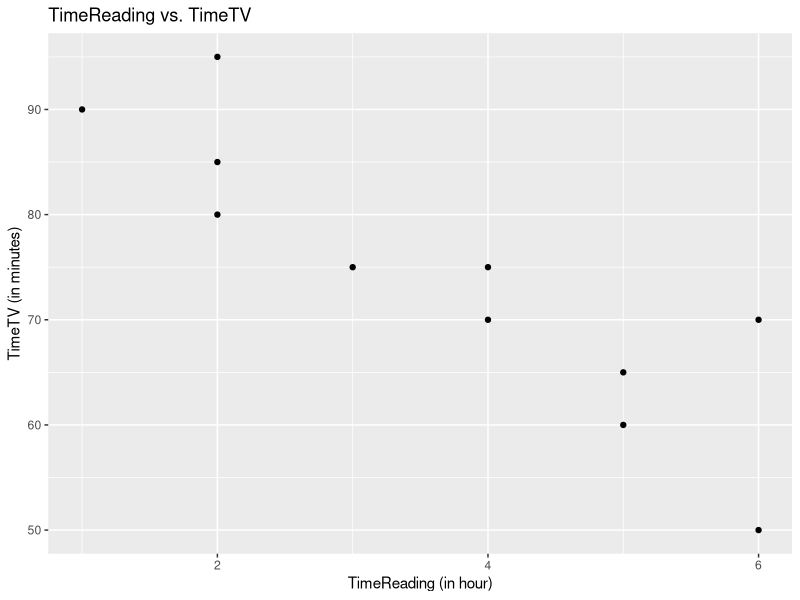
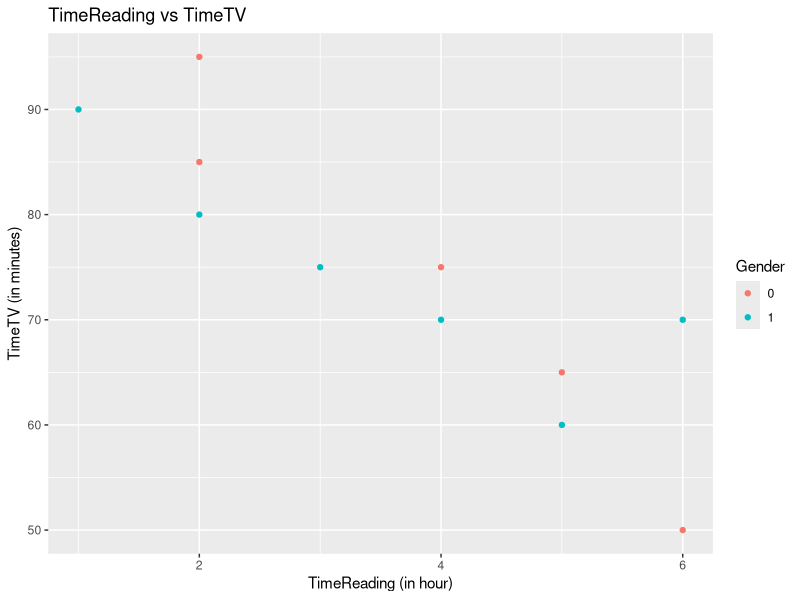
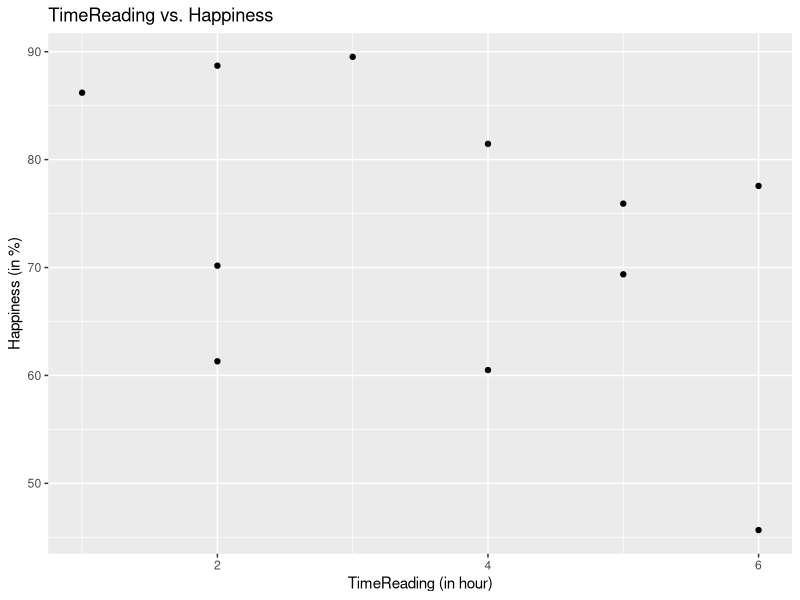
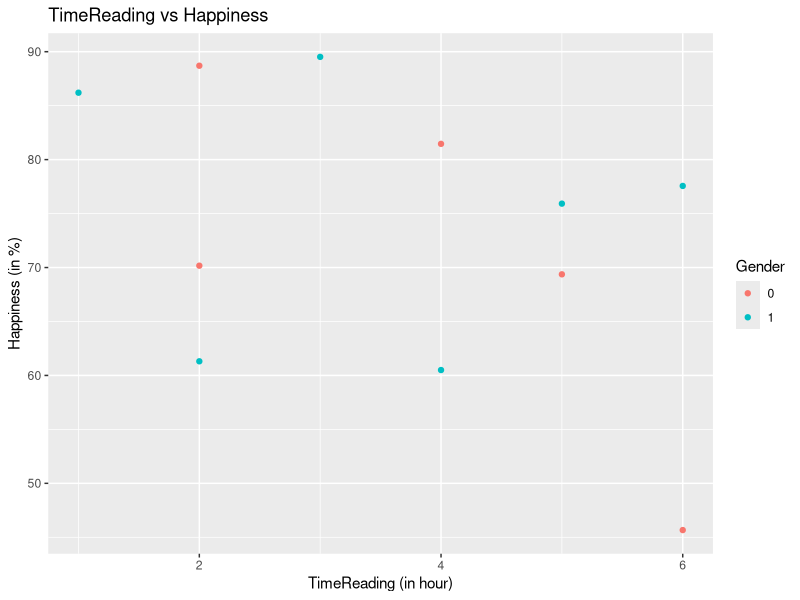
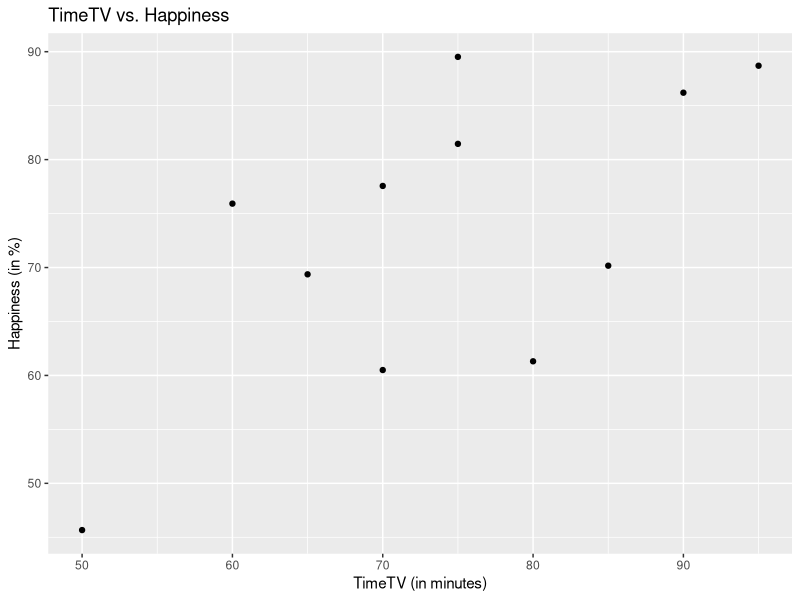
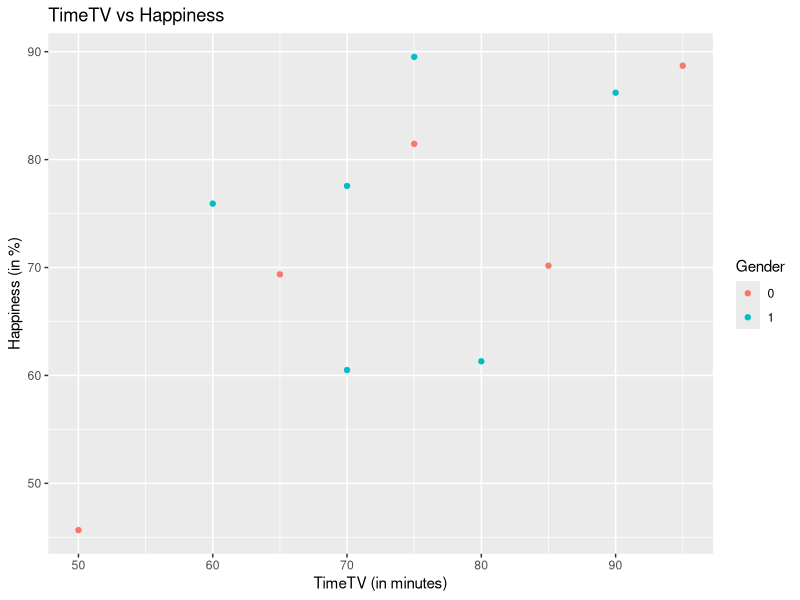
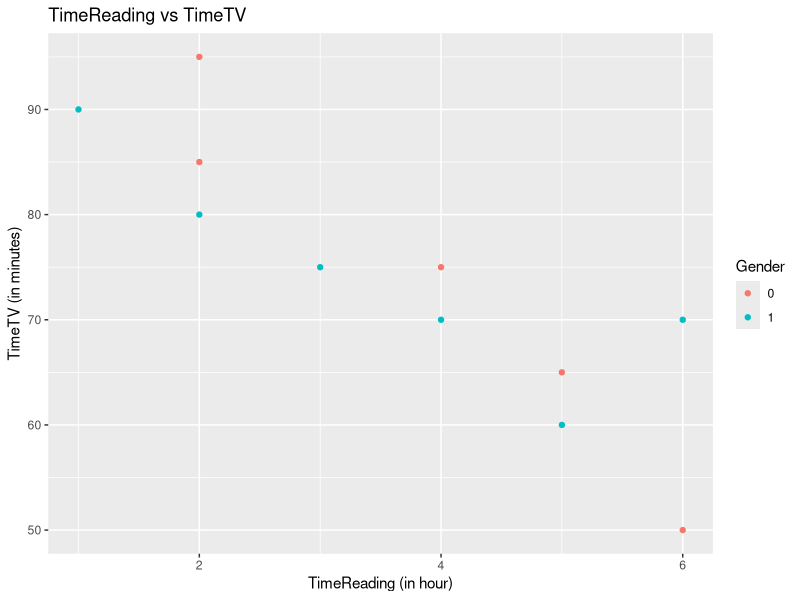
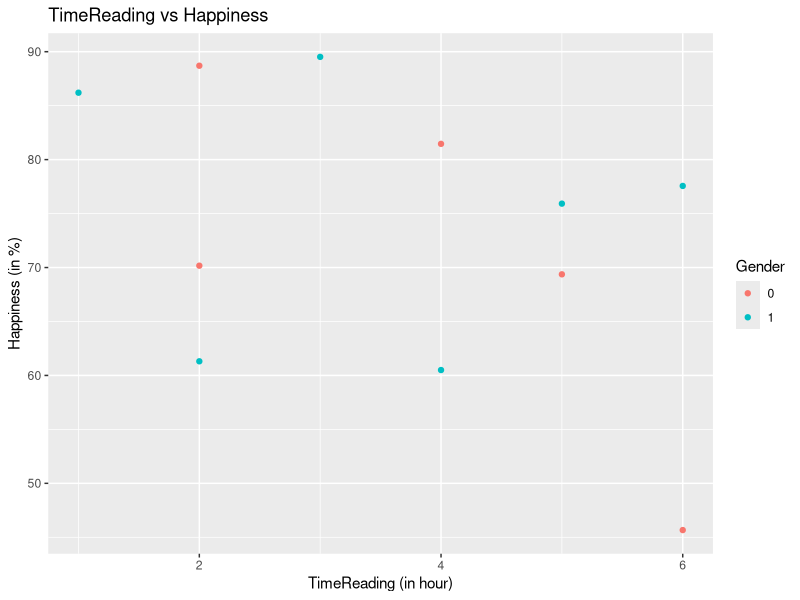

These charts were generated, in order, by the following R code:
## ---- chunk 1
knitr::opts_chunk$set(echo = TRUE)
# Load the dataset
df <- data.frame(
  TimeReading = c(1, 2, 2, 2, 3, 4, 4, 5, 5, 6, 6),
  TimeTV = c(90, 95, 85, 80, 75, 70, 75, 60, 65, 50, 70),
  Happiness = c(86.2, 88.7, 70.17, 61.31, 89.52, 60.5, 81.46, 75.92, 69.37, 45.67, 77.56),
  Gender = c(1, 0, 0, 1, 1, 1, 0, 1, 0, 0, 1)
)
## ---- chunk 2
head(df)
## ---- chunk 3
# Plots of Survey Variables
library(ggplot2)
## ---- chunk 4
# Plot TimeReading vs. TimeTV
plot1 <- ggplot(df, aes(x = TimeReading, y = TimeTV)) +
  geom_point() +
  labs(title = "TimeReading vs. TimeTV", x = "TimeReading (in hour)", y = "TimeTV (in minutes)")
print(plot1)
## ---- chunk 5
# Create plot1 using 'Gender' as a grouping variable
plot1 <- ggplot(df, aes(x = TimeReading, y = TimeTV, color = factor(Gender))) +
  geom_point() +
  labs(title = "TimeReading vs TimeTV",
       x = "TimeReading (in hour)",
       y = "TimeTV (in minutes)",
       color = "Gender")
print(plot1)

## ---- chunk 6
# Descriptive statistics for TimeReading and TimeTV based on Gender
summary(df[c("TimeReading", "TimeTV")])
## ---- chunk 7
# Plot TimeReading vs. Happiness
plot2 <- ggplot(df, aes(x = TimeReading, y = Happiness)) +
  geom_point() +
  labs(title = "TimeReading vs. Happiness", x = "TimeReading (in hour)", y = "Happiness (in %)")
print(plot2)
## ---- chunk 8
# Create plot2 using 'Gender' as a grouping variable

plot2 <- ggplot(df, aes(x = TimeReading, y = Happiness, color = factor(Gender))) +
  geom_point() +
  labs(title = "TimeReading vs Happiness",
       x = "TimeReading (in hour)",
       y = "Happiness (in %)",
       color = "Gender")

print(plot2)
## ---- chunk 9
# Descriptive statistics for TimeReading and Happiness based on Gender
summary(df[c("TimeReading", "Happiness")])

## ---- chunk 10
# Plot TimeTV vs. Happiness
plot3 <- ggplot(df, aes(x = TimeTV, y = Happiness)) +
  geom_point() +
  labs(title = "TimeTV vs. Happiness", x = "TimeTV (in minutes)", y = "Happiness (in %)") 
print(plot3)
## ---- chunk 11
# Create plot3 using 'Gender' as a grouping variable

plot3 <- ggplot(df, aes(x = TimeTV, y = Happiness, color = factor(Gender))) +
  geom_point() +
  labs(title = "TimeTV vs Happiness",
       x = "TimeTV (in minutes)",
       y = "Happiness (in %)",
       color = "Gender")

print(plot3)
## ---- chunk 12
# Descriptive statistics for TimeTV and Happiness based on Gender
summary(df[c("TimeTV", "Happiness")])
## ---- chunk 13
# Save plots to a PDF file as survey_plots.pdf
pdf("survey_plots.pdf", width = 10, height = 8)
print(plot1)
print(plot2)
print(plot3)
dev.off() 
## ---- chunk 14
# Relationship between Variables
# Create a covariance matrix
cov_matrix <- cov(df[, c("TimeReading", "TimeTV", "Happiness")])
cov_matrix 
## ---- chunk 15
# Create a correlation matrix
cor_matrix <- cor(df[, c("TimeReading", "TimeTV", "Happiness")])
cor_matrix
## ---- chunk 16
# Correlation Test
# Correlation test between TimeReading and TimeTV
cor_test_result <- cor.test(df$TimeReading, df$TimeTV)
cor_test_result 
